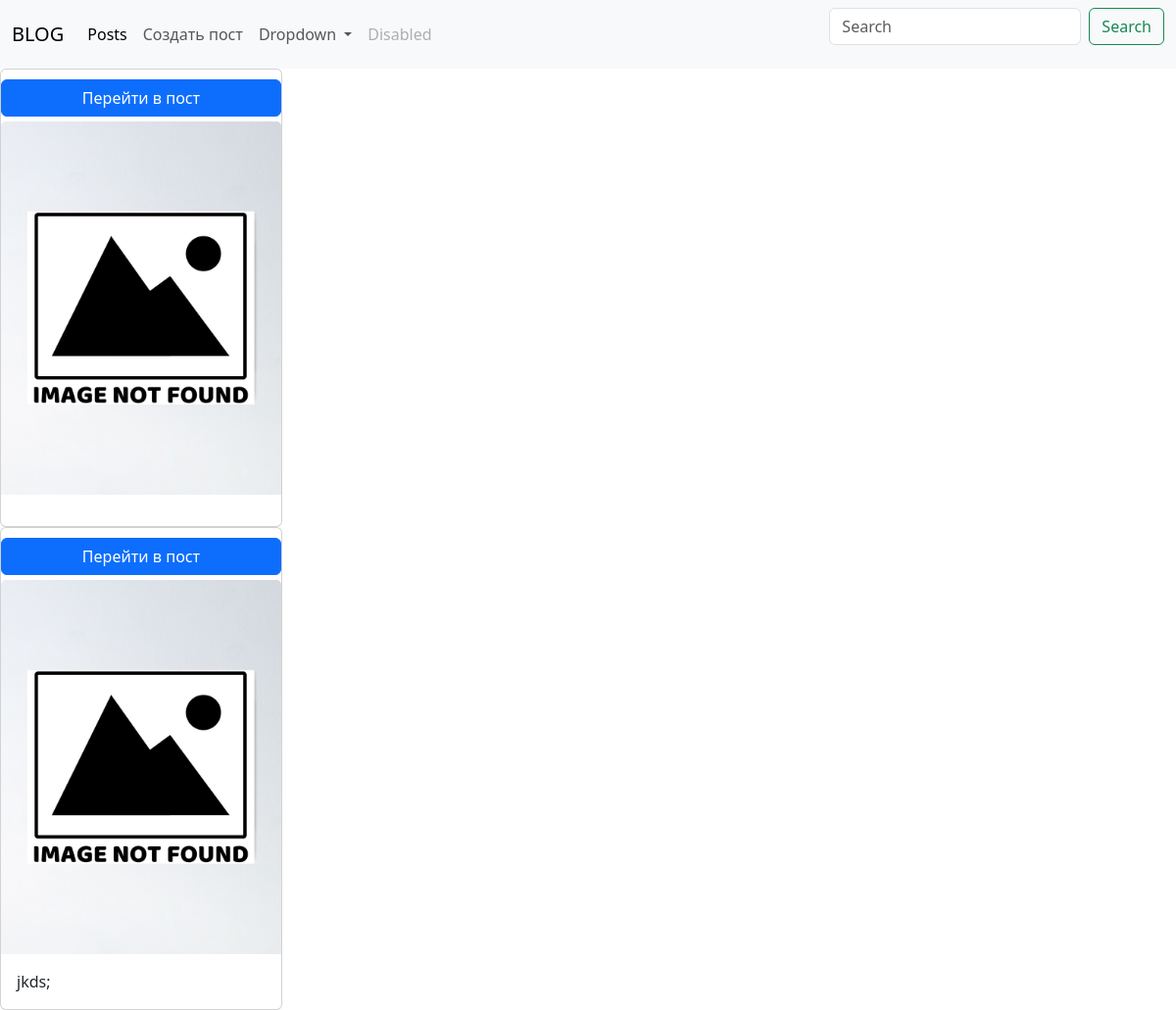
/posts/, run on an earlier commit of the app's database.
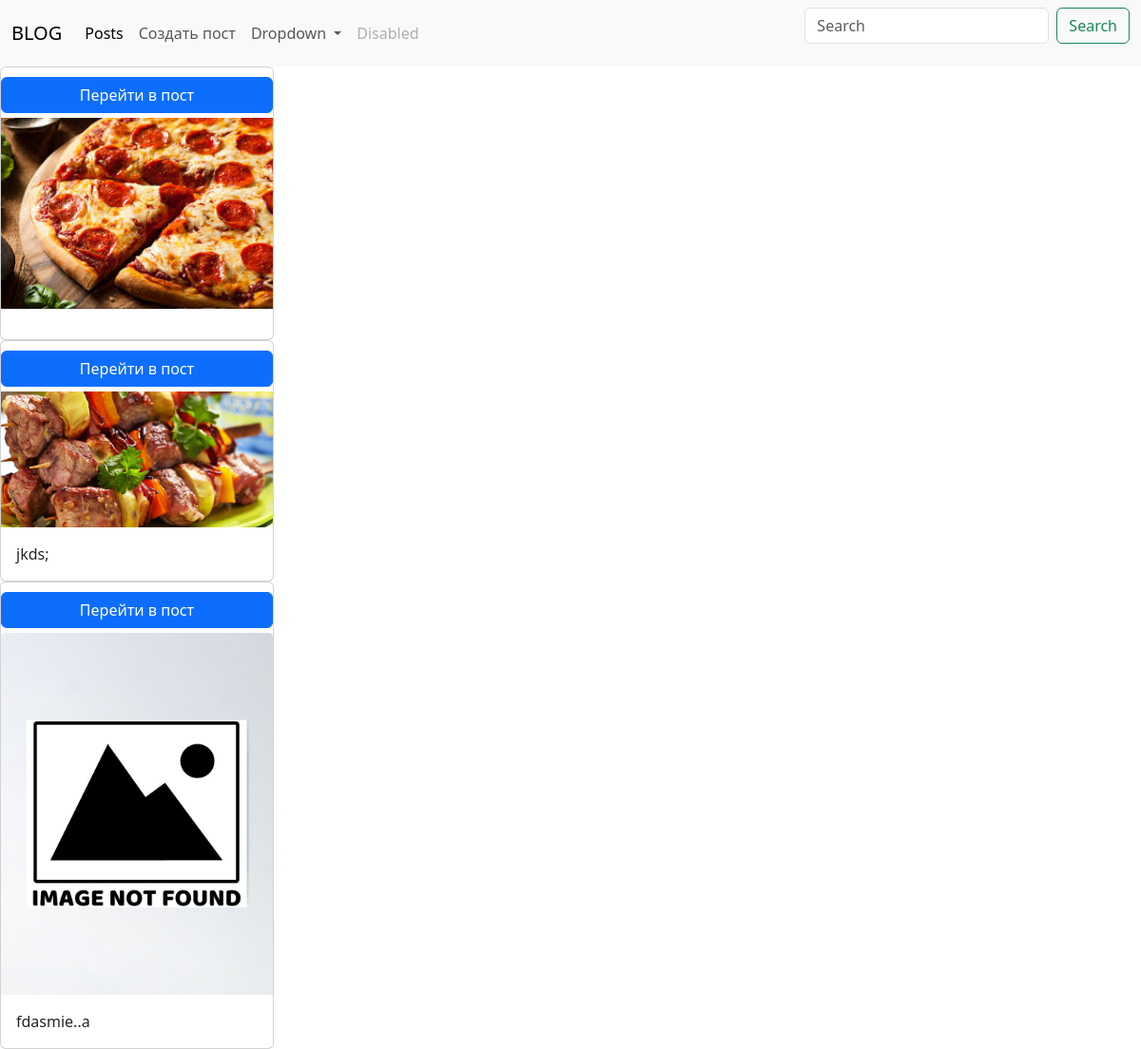
And on a later commit of the database.
### posts/models.py (models this page shows, shortened)
class Post(models.Model):
    image = models.ImageField(upload_to = "posts_images/", null = True, blank = True)
    title = models.CharField(max_length = 100)
    rate = models.IntegerField(default=0, max_length= 10)
    content = models.TextField(null=True,blank=True)
    created_at = models.DateField(auto_now_add=True)
    updated_at = models.DateTimeField(auto_now=True)
    tag = models.ManyToManyField(Tag, related_name = "posts")

### posts/views.py (the view)
# urls.py: path('posts/', posts_view),
def posts_view(request):
    if request.method == "GET":
        posts = Post.objects.all() #(QuerySet)
        return render(request = request, template_name= "post_list.html", context ={"posts": posts} )

### templates/post_list.html (shortened to what this page needs)
{% extends 'main.page.html' %}
{%load static%}
{% block content %}
{% for post in posts%}
<div class="card" style="width: 18rem;">
    <a style="margin-top: 10px; margin-bottom: 5px" class = "btn btn-primary" href="{{post.id}}">Перейти в пост</a>
    {%if post.image%}
  <img src="{{post.image.url}}" class="" alt="...">
    {%else%}
    <img src="{% static 'default_image.jpg' %}" class="card-img-top" alt="...">
    {%endif%}
  <div class="card-body">
    <p class="card-text">{{post.content}}</p>
  </div>
</div>
{% endfor %}
{% endblock %}

What changed in the data, as far as the page shows it:
changed Post (number 1 of 3 on the later page): image: picture added
changed Post "jkds;": image: picture added
added Post: content "fdasmie..a"
